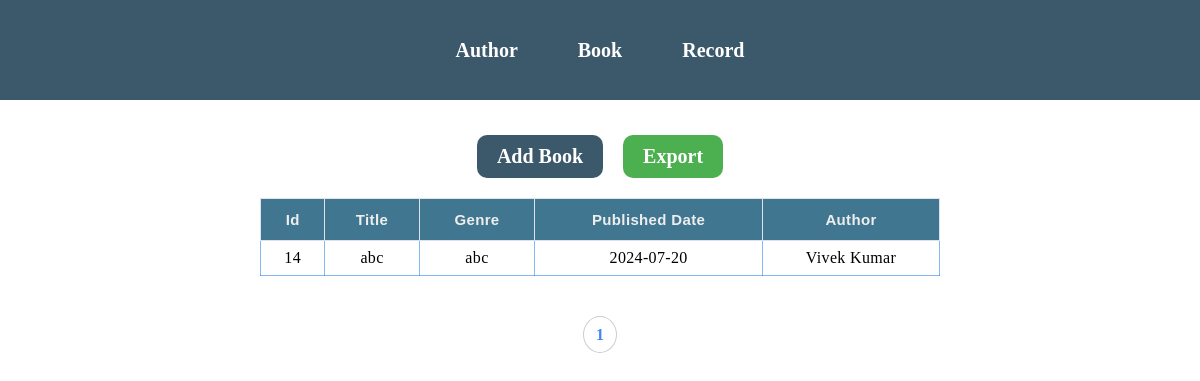
The app's page /books, older data.
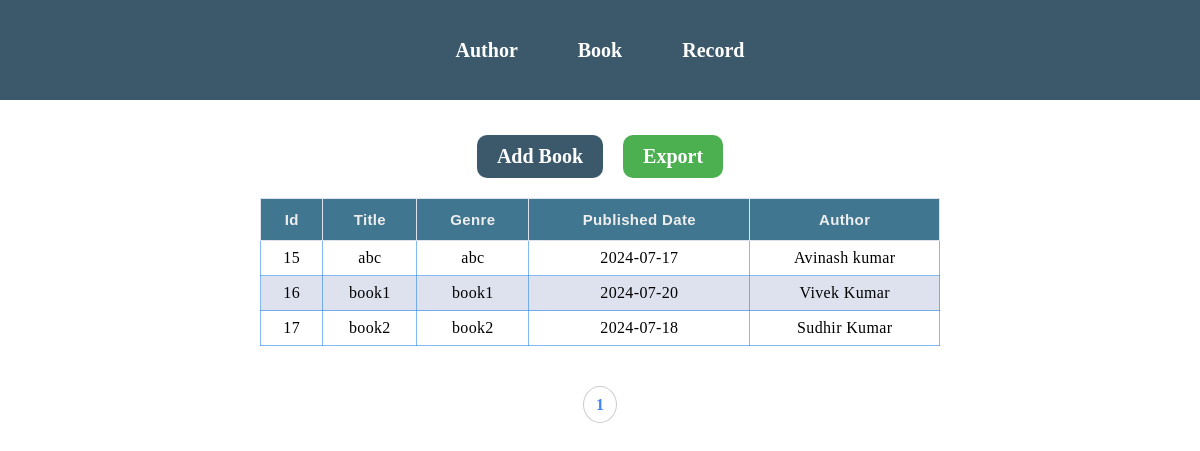
The same page, newer data.
### App/models.py (models this page shows, shortened)
class Book(models.Model):
    title = models.CharField(max_length=100)
    genre=models.CharField(max_length=100)
    published_date=models.CharField(max_length=50)
    author = models.ForeignKey(Author, on_delete=models.CASCADE)

class Author(models.Model):
    name = models.CharField(max_length=100)
    email = models.EmailField(max_length=100)
    bio=models.CharField(max_length=100)
    def __str__(self):
        return self.name

### App/views.py (the view)
# urls.py: path('books',books,name='books'),
def books(request):
    all_data=Book.objects.all()
    paginator=Paginator(all_data,10)
    page_number=request.GET.get('page')
    data=paginator.get_page(page_number)
    total_page=data.paginator.num_pages
    list=[n+1 for n in range(total_page)]
    return render(request,'book.html',{'data':data,'page':list})

### App/templates/book.html (shortened to what this page needs)
{% extends 'base.html' %}
{% block content %}
<div class="outer">
    <div class="btn">
        <a href="add_book" class="add-btn">Add Book</a>
        <a href="export_book_records" class="export-btn">Export</a>
    </div>
    <div class="container">
        <table class="table">
            <thead>
                <tr>
                    <th>Id</th>
                    <th>Title</th>
                    <th>Genre</th>
                    <th>Published Date</th>
                    <th>Author</th>
                </tr>
            </thead>
            <tbody>
                {% for book in data %}
                <tr>
                    <td data-label="Id">{{book.id}}</td>
                    <td data-label="Title">{{book.title}}</td>
                    <td data-label="Genre">{{book.genre}}</td>
                    <td data-label="Published Date">{{book.published_date}}</td>
                    <td data-label="Author">{{book.author}}</td>
                </tr>
                {% endfor %}
            </tbody>
        </table>
    </div>
    <div class="pagination_rounded">
        <ul>
            {% for i in page %}
            <li>
                <a href="?page={{i}}" class="ab">{{i}}</a>
            </li>
            {% endfor %}
        </ul>
    </div>
</div>
{% endblock %}

Row changes from the older to the newer data that the page shows:
removed Book: id "14", title "abc", genre "abc", published_date "2024-07-20", author "Vivek Kumar"
added Book: id "15", title "abc", genre "abc", published_date "2024-07-17", author "Avinash kumar"
added Book: id "16", title "book1", genre "book1", published_date "2024-07-20", author "Vivek Kumar"
added Book: id "17", title "book2", genre "book2", published_date "2024-07-18", author "Sudhir Kumar"
